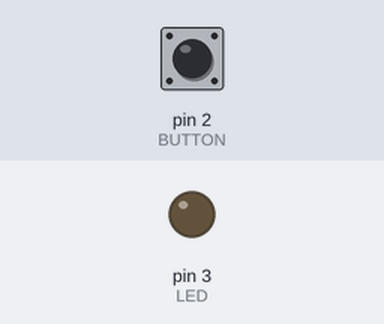
Simulated run of this sketch. Board: Arduino Uno, built with avr-gcc and run on an emulated ATmega328P. Shown: output pins drawn as LEDs (lit = HIGH). Inputs (shaded band) come from the test bench; at power-on: pin 2 (BUTTON) LOW.

Above: at 1.2 s.
1.3 s: pin 2 (BUTTON) pulled HIGH for 0.15 s
At 1.37 s:
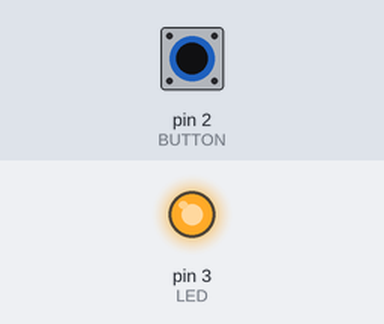
2.9 s: pin 2 (BUTTON) pulled HIGH for 3.2 s
At 7.2 s:
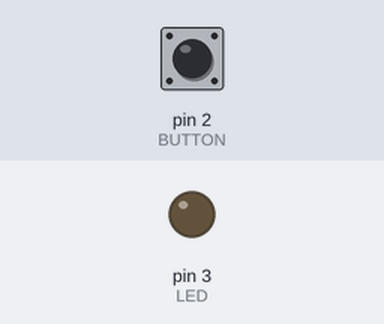
Timing chart, 0 to 8.7 s (numbered marks = the images above; inputs shaded):
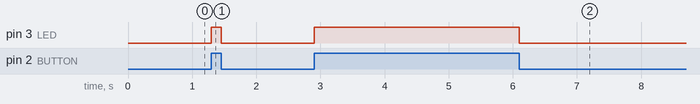

Measured:
- after the input at 1.3 s, pin 3 (LED): LOW → HIGH at once, → LOW 0.15 s later
- after the input at 2.9 s, pin 3 (LED): LOW → HIGH at once, → LOW 3.2 s later

The sketch:

Digital_In_Out.ino
```cpp
const int BUTTON=2;
const int LED=3;
int BUTTONState=0;
void setup() {
  // put your setup code here, to run once:
pinMode(LED,OUTPUT);
pinMode(BUTTON,INPUT);
}

void loop() {
  // put your main code here, to run repeatedly:
BUTTONState=digitalRead(BUTTON);
if(BUTTONState == HIGH)
{
  digitalWrite(LED,HIGH);
}
else
{
  digitalWrite(LED,LOW);
}
}
```
